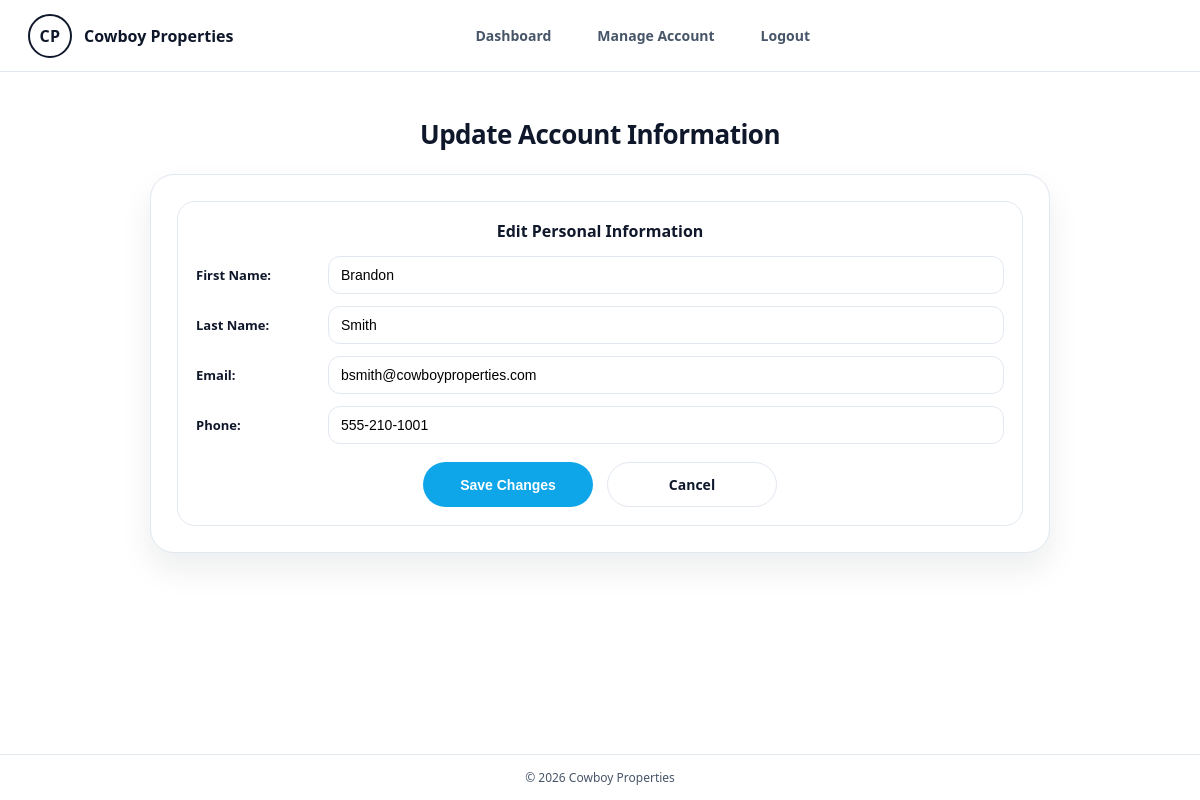
Screenshot of /Pages/renter-edit-info.php (signed in) with the database file from the repository.
### tables this page shows
CREATE TABLE IF NOT EXISTS `renter` (
  `RenterID` int NOT NULL AUTO_INCREMENT,
  `Firstname` varchar(60) NOT NULL,
  `Lastname` varchar(60) NOT NULL,
  `email` varchar(255) NOT NULL,
  `phone` char(15) DEFAULT NULL,
  `password` varchar(255) NOT NULL,
  `role` varchar(20) NOT NULL DEFAULT 'renter',
  PRIMARY KEY (`RenterID`),
  UNIQUE KEY `email` (`email`)
);

### Pages/renter-edit-info.php (the view, shortened to what this page needs)
<?php
$renterId = (int)($_SESSION['user_id'] ?? $_GET['renter_id'] ?? $_POST['renter_id'] ?? 0);
$renter = [
    'first_name' => '',
    'last_name' => '',
    'email' => '',
    'phone' => '',
];
$error = '';
try {
    $pdo = get_db();
    if ($renterId <= 0) {
        $error = 'No renter account was found to edit.';
    } else {
        if ($_SERVER['REQUEST_METHOD'] !== 'POST' || $error === '') {
            $infoStmt = $pdo->prepare('SELECT Firstname, Lastname, email, phone FROM renter WHERE RenterID = :renter_id LIMIT 1');
            $infoStmt->execute([':renter_id' => $renterId]);
            $info = $infoStmt->fetch();
            if ($info) {
                $renter['first_name'] = (string)($info['Firstname'] ?? '');
                $renter['last_name'] = (string)($info['Lastname'] ?? '');
                $renter['email'] = (string)($info['email'] ?? '');
                $renter['phone'] = (string)($info['phone'] ?? '');
            } elseif ($error === '') {
                $error = 'Unable to load renter details.';
            }
        }
    }
} catch (Throwable $e) {
    $error = 'Unable to update account details right now.';
}
?>
<!DOCTYPE html>
<html lang="en">
<head>
</head>
<body>
    <div class="page">
        <header class="navbar">
            <a class="brand" href="../index.php">
                <div class="logo">CP</div>
                <strong>Cowboy Properties</strong>
            </a>
            <nav class="center-nav">
                <a href="renter-dashboard.php">Dashboard</a>
                <a href="renter-manage-account.php">Manage Account</a>
                <a href="../logout.php">Logout</a>
            </nav>
        </header>
        <main>
            <div class="wrap">
                <h1 class="page-title">Update Account Information</h1>
                <section class="panel" aria-label="Update account info panel">
                    <div class="card" aria-label="Edit personal information">
                        <h3>Edit Personal Information</h3>
                        <form id="editForm" action="renter-edit-info.php" method="POST">
                            <div class="field">
                                <label for="first_name">First Name:</label>
                                <input id="first_name" name="first_name" type="text" value="<?php echo htmlspecialchars($renter['first_name']); ?>" required />
                            </div>
                            <div class="field">
                                <label for="last_name">Last Name:</label>
                                <input id="last_name" name="last_name" type="text" value="<?php echo htmlspecialchars($renter['last_name']); ?>" required />
                            </div>
                            <div class="field">
                                <label for="email">Email:</label>
                                <input id="email" name="email" type="email" value="<?php echo htmlspecialchars($renter['email']); ?>" required />
                            </div>
                            <div class="field" style="margin-bottom:0;">
                                <label for="phone">Phone:</label>
                                <input id="phone" name="phone" type="text" value="<?php echo htmlspecialchars($renter['phone']); ?>" />
                            </div>
                            <div class="btn-row">
                                <button class="btn" type="submit">Save Changes</button>
                                <a class="btn btn-outline" href="renter-manage-account.php<?php echo $renterId > 0 ? '?renter_id=' . (int)$renterId : ''; ?>">Cancel</a>
                            </div>
                        </form>
                    </div>
                </section>
            </div>
        </main>
        <footer>
            &copy; <?php echo date("Y"); ?> Cowboy Properties
        </footer>
    </div>
</body>
</html>

### Pages/renter-edit-info.php (style rules this page uses)
:root { --bg: #ffffff; --text: #0f172a; --muted: #475569; --border: #e2e8f0; --soft: #f8fafc; --brand: #0ea5e9; --brand-dark: #0284c7; }
* { box-sizing: border-box; }
body { margin: 0; font-family: system-ui, -apple-system, Segoe UI, Roboto, Helvetica, Arial, sans-serif; background: var(--bg); color: var(--text); }
.page { min-height: 100vh; display: flex; flex-direction: column; }
.navbar { height: 72px; display: flex; align-items: center; justify-content: space-between; padding: 0 28px; border-bottom: 1px solid var(--border); background: #fff; position: sticky; top: 0; z-index: 10; }
.brand { display: flex; align-items: center; gap: 12px; text-decoration: none; color: inherit; }
.logo { width: 44px; height: 44px; border-radius: 999px; border: 2px solid #0f172a; display: grid; place-items: center; font-weight: 700; letter-spacing: .5px; }
.center-nav { display: flex; gap: 22px; font-weight: 600; }
.center-nav a { text-decoration: none; color: var(--muted); font-size: 14px; padding: 8px 12px; border-radius: 10px; }
main { flex: 1; padding: 44px 16px 60px; display: flex; justify-content: center; }
.wrap { width: min(1100px, 92vw); text-align: center; }
.page-title { margin: 0 0 22px; font-size: 26px; letter-spacing: -0.02em; }
.panel { margin: 0 auto; border: 1px solid var(--border); border-radius: 24px; background: #fff; padding: 26px; box-shadow: 0 16px 32px rgba(15, 23, 42, 0.08); width: min(900px, 100%); text-align: left; }
.card { border: 1px solid var(--border); border-radius: 18px; padding: 18px 18px; background: #fff; }
.card h3 { margin: 0 0 14px; font-size: 16px; text-align: center; }
.field { display: grid; grid-template-columns: 120px 1fr; align-items: center; gap: 12px; margin-bottom: 12px; }
label { font-size: 13px; font-weight: 800; color: var(--text); }
input { width: 100%; padding: 10px 12px; border-radius: 12px; border: 1px solid var(--border); font-size: 14px; outline: none; background: #fff; }
.btn-row { display: flex; justify-content: center; gap: 14px; margin-top: 18px; flex-wrap: wrap; }
.btn { display: inline-flex; align-items: center; justify-content: center; padding: 12px 18px; border-radius: 999px; border: 1px solid transparent; background: var(--brand); color: #fff; font-weight: 800; text-decoration: none; cursor: pointer; transition: transform 120ms ease, background 120ms ease; min-width: 170px; font-size: 14px; }
.btn-outline { background: #fff; color: var(--text); border: 1px solid var(--border); }
footer { border-top: 1px solid var(--border); padding: 14px 20px; text-align: center; font-size: 12px; color: var(--muted); }

### rows the page displays
renter: first_name "Brandon", last_name "Smith", email "bsmith@cowboyproperties.com", phone "555-210-1001"
